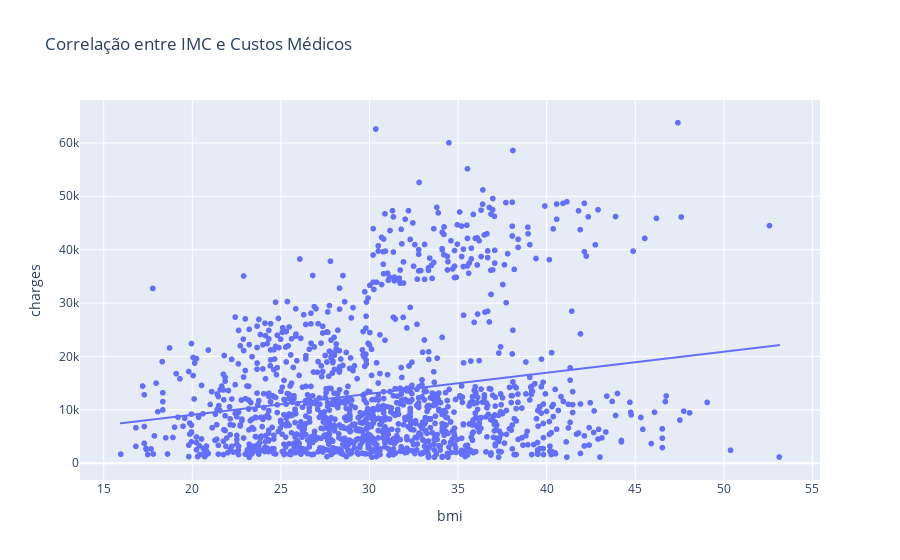

Notebook code for this chart:
### Code cell
fig = px.scatter(dados, x="bmi", y="charges", 
                 trendline="ols", 
                 title="Correlação entre IMC e Custos Médicos")
fig.show()

### Figure 1 — Plotly figure (JSON) as saved in the notebook; plotly's stock layout.template omitted (floating-point values rounded to 4 significant figures; data arrays with more than 128 entries replaced by an {"elided": "..."} marker saying what was removed)
{"data": [{"hovertemplate": "bmi=%{x}<br>charges=%{y}<extra></extra>", "legendgroup": "", "marker": {"color": "#636efa", "symbol": "circle"}, "mode": "markers", "name": "", "showlegend": false, "type": "scattergl", "x": {"elided": "1338 float values"}, "xaxis": "x", "y": {"elided": "1338 float values"}, "yaxis": "y"}, {"hovertemplate": "<b>OLS trendline</b><br>charges = 393.873 * bmi + 1192.94<br>R<sup>2</sup>=0.039339<br><br>bmi=%{x}<br>charges=%{y} <b>(trend)</b><extra></extra>", "legendgroup": "", "marker": {"color": "#636efa", "symbol": "circle"}, "mode": "lines", "name": "", "showlegend": false, "type": "scattergl", "x": {"elided": "1338 float values"}, "xaxis": "x", "y": {"elided": "1338 float values"}, "yaxis": "y"}], "layout": {"legend": {"tracegroupgap": 0}, "title": {"text": "Correlação entre IMC e Custos Médicos"}, "xaxis": {"anchor": "y", "domain": [0, 1], "title": {"text": "bmi"}}, "yaxis": {"anchor": "x", "domain": [0, 1], "title": {"text": "charges"}}}}
